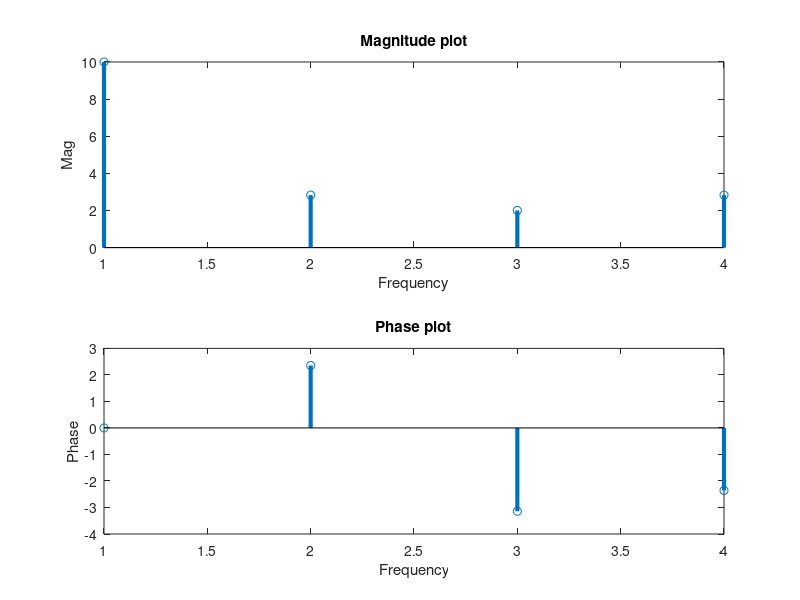

MATLAB code for this plot:
x = [1,2,3,4];
N = length(x);
% k = (1:N)
X = zeros(1, N);
j = sqrt(-1);
disp("DFT of x(n) ")
%DFT of x(n) 
for k = 0:N-1
 for n= 0:N-1
 X(k+1) = X(k+1) + x(n+1)*(exp(-j * n * k *2 *pi / N))
 end
end
ny = (1:N);
X_mag = abs(X);
X_phase = angle(X);
figure("Name","DFT")
subplot(2,1,1)
stem(ny,X_mag,"LineWidth",3)
xlabel("Frequency")
ylabel("Mag")
title("Magnitude plot")
subplot(2,1,2)
stem(ny, X_phase,"LineWidth",3)
xlabel("Frequency")
ylabel("Phase")
title("Phase plot")
